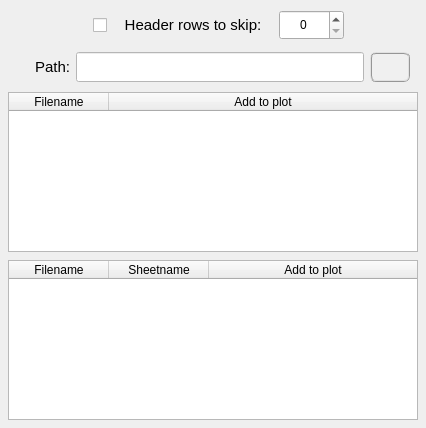
        <widget class="QWidget" name="tab_import">
         <attribute name="title">
          <string>Import data</string>
         </attribute>
         <layout class="QGridLayout" name="gridLayout_10">
          <property name="leftMargin">
           <number>8</number>
          </property>
          <property name="topMargin">
           <number>8</number>
          </property>
          <property name="rightMargin">
           <number>8</number>
          </property>
          <property name="bottomMargin">
           <number>8</number>
          </property>
          <property name="verticalSpacing">
           <number>8</number>
          </property>
          <item row="0" column="0">
           <widget class="QFrame" name="frame_8">
            <property name="maximumSize">
             <size>
              <width>16777215</width>
              <height>40</height>
             </size>
            </property>
            <property name="frameShape">
             <enum>QFrame::NoFrame</enum>
            </property>
            <property name="frameShadow">
             <enum>QFrame::Raised</enum>
            </property>
            <layout class="QGridLayout" name="gridLayout_7">
             <property name="leftMargin">
              <number>2</number>
             </property>
             <property name="topMargin">
              <number>2</number>
             </property>
             <property name="rightMargin">
              <number>2</number>
             </property>
             <property name="bottomMargin">
              <number>2</number>
             </property>
             <property name="horizontalSpacing">
              <number>6</number>
             </property>
             <property name="verticalSpacing">
              <number>2</number>
             </property>
             <item row="0" column="4">
              <widget class="QFrame" name="frame_9">
               <property name="frameShape">
                <enum>QFrame::NoFrame</enum>
               </property>
               <property name="frameShadow">
                <enum>QFrame::Raised</enum>
               </property>
              </widget>
             </item>
             <item row="0" column="1">
              <widget class="QCheckBox" name="checkBox_skiprows">
               <property name="minimumSize">
                <size>
                 <width>25</width>
                 <height>30</height>
                </size>
               </property>
               <property name="maximumSize">
                <size>
                 <width>25</width>
                 <height>30</height>
                </size>
               </property>
               <property name="layoutDirection">
                <enum>Qt::RightToLeft</enum>
               </property>
               <property name="text">
                <string/>
               </property>
              </widget>
             </item>
             <item row="0" column="2">
              <widget class="QLabel" name="label_12">
               <property name="minimumSize">
                <size>
                 <width>160</width>
                 <height>30</height>
                </size>
               </property>
               <property name="maximumSize">
                <size>
                 <width>180</width>
                 <height>30</height>
                </size>
               </property>
               <property name="font">
                <font>
                 <family>MS Shell Dlg 2</family>
                 <pointsize>11</pointsize>
                 <weight>50</weight>
                 <italic>false</italic>
                 <bold>false</bold>
                </font>
               </property>
               <property name="text">
                <string>Header rows to skip:</string>
               </property>
               <property name="alignment">
                <set>Qt::AlignCenter</set>
               </property>
              </widget>
             </item>
             <item row="0" column="3">
              <widget class="QSpinBox" name="spinBox_skiprows">
               <property name="minimumSize">
                <size>
                 <width>0</width>
                 <height>30</height>
                </size>
               </property>
               <property name="maximumSize">
                <size>
                 <width>16777215</width>
                 <height>30</height>
                </size>
               </property>
               <property name="alignment">
                <set>Qt::AlignCenter</set>
               </property>
               <property name="maximum">
                <number>10</number>
               </property>
              </widget>
             </item>
             <item row="0" column="0">
              <widget class="QFrame" name="frame_10">
               <property name="frameShape">
                <enum>QFrame::NoFrame</enum>
               </property>
               <property name="frameShadow">
                <enum>QFrame::Raised</enum>
               </property>
              </widget>
             </item>
            </layout>
           </widget>
          </item>
          <item row="1" column="0">
           <widget class="QFrame" name="frame_7">
            <property name="maximumSize">
             <size>
              <width>16777215</width>
              <height>48</height>
             </size>
            </property>
            <property name="frameShape">
             <enum>QFrame::NoFrame</enum>
            </property>
            <property name="frameShadow">
             <enum>QFrame::Raised</enum>
            </property>
            <layout class="QGridLayout" name="gridLayout_6">
             <property name="leftMargin">
              <number>2</number>
             </property>
             <property name="topMargin">
              <number>2</number>
             </property>
             <property name="rightMargin">
              <number>2</number>
             </property>
             <property name="bottomMargin">
              <number>2</number>
             </property>
             <property name="horizontalSpacing">
              <number>6</number>
             </property>
             <property name="verticalSpacing">
              <number>2</number>
             </property>
             <item row="0" column="0">
              <widget class="QLabel" name="label_9">
               <property name="minimumSize">
                <size>
                 <width>60</width>
                 <height>30</height>
                </size>
               </property>
               <property name="maximumSize">
                <size>
                 <width>60</width>
                 <height>30</height>
                </size>
               </property>
               <property name="font">
                <font>
                 <family>MS Shell Dlg 2</family>
                 <pointsize>11</pointsize>
                 <weight>50</weight>
                 <italic>false</italic>
                 <bold>false</bold>
                </font>
               </property>
               <property name="text">
                <string>Path:</string>
               </property>
               <property name="alignment">
                <set>Qt::AlignRight|Qt::AlignTrailing|Qt::AlignVCenter</set>
               </property>
              </widget>
             </item>
             <item row="0" column="1">
              <widget class="QLineEdit" name="lineEdit_import_results_path">
               <property name="enabled">
                <bool>false</bool>
               </property>
               <property name="minimumSize">
                <size>
                 <width>240</width>
                 <height>30</height>
                </size>
               </property>
               <property name="maximumSize">
                <size>
                 <width>320</width>
                 <height>30</height>
                </size>
               </property>
               <property name="font">
                <font>
                 <pointsize>8</pointsize>
                 <weight>50</weight>
                 <italic>false</italic>
                 <bold>false</bold>
                </font>
               </property>
               <property name="layoutDirection">
                <enum>Qt::LeftToRight</enum>
               </property>
               <property name="styleSheet">
                <string notr="true">background-color: rgb(255, 255, 255);
color: rgb(0, 0, 255);</string>
               </property>
               <property name="alignment">
                <set>Qt::AlignCenter</set>
               </property>
              </widget>
             </item>
             <item row="0" column="2">
              <widget class="QPushButton" name="pushButton_search_file_to_import">
               <property name="minimumSize">
                <size>
                 <width>40</width>
                 <height>30</height>
                </size>
               </property>
               <property name="maximumSize">
                <size>
                 <width>40</width>
                 <height>30</height>
                </size>
               </property>
               <property name="sizeIncrement">
                <size>
                 <width>0</width>
                 <height>0</height>
                </size>
               </property>
               <property name="font">
                <font>
                 <family>MS Shell Dlg 2</family>
                 <pointsize>11</pointsize>
                 <weight>75</weight>
                 <italic>false</italic>
                 <bold>true</bold>
                </font>
               </property>
               <property name="styleSheet">
                <string notr="true">QPushButton{border-radius: 6px; border-color: rgb(150, 150, 150); border-style: ridge; border-width: 2px; color: rgb(0, 0, 0); background-color: rgb(240, 240, 240); font: 75 bold 11pt &quot;MS Shell Dlg 2&quot;}
QPushButton:hover{border-radius: 6px; border-color: rgb(0, 170, 255); border-style: ridge; border-width: 2px; color: rgb(0, 0, 0); background-color: rgba(174, 213, 255, 100); font: 75 bold 11pt &quot;MS Shell Dlg 2&quot;}
QPushButton:pressed{border-radius: 6px; border-color: rgb(0, 170, 255); border-style: ridge; border-width: 3px; color: rgb(0, 0, 0); background-color: rgb(174, 213, 255); font: 75 bold 11pt &quot;MS Shell Dlg 2&quot;}</string>
               </property>
               <property name="text">
                <string/>
               </property>
               <property name="iconSize">
                <size>
                 <width>20</width>
                 <height>20</height>
                </size>
               </property>
              </widget>
             </item>
             <item row="0" column="3">
              <widget class="QFrame" name="frame_30">
               <property name="frameShape">
                <enum>QFrame::NoFrame</enum>
               </property>
               <property name="frameShadow">
                <enum>QFrame::Raised</enum>
               </property>
              </widget>
             </item>
            </layout>
           </widget>
          </item>
          <item row="2" column="0">
           <widget class="QTreeWidget" name="treeWidget_import_text_files">
            <property name="minimumSize">
             <size>
              <width>410</width>
              <height>120</height>
             </size>
            </property>
            <property name="maximumSize">
             <size>
              <width>500</width>
              <height>160</height>
             </size>
            </property>
            <property name="font">
             <font>
              <family>MS Shell Dlg 2</family>
              <pointsize>8</pointsize>
              <italic>false</italic>
             </font>
            </property>
            <property name="alternatingRowColors">
             <bool>true</bool>
            </property>
            <property name="indentation">
             <number>0</number>
            </property>
            <column>
             <property name="text">
              <string>Filename</string>
             </property>
             <property name="font">
              <font>
               <family>MS Shell Dlg 2</family>
               <pointsize>9</pointsize>
               <weight>50</weight>
               <italic>false</italic>
               <bold>false</bold>
              </font>
             </property>
             <property name="textAlignment">
              <set>AlignCenter</set>
             </property>
            </column>
            <column>
             <property name="text">
              <string>Add to plot</string>
             </property>
             <property name="font">
              <font>
               <family>MS Shell Dlg 2</family>
               <pointsize>9</pointsize>
               <weight>50</weight>
               <italic>false</italic>
               <bold>false</bold>
              </font>
             </property>
             <property name="textAlignment">
              <set>AlignCenter</set>
             </property>
            </column>
           </widget>
          </item>
          <item row="3" column="0">
           <widget class="QTreeWidget" name="treeWidget_import_sheet_files">
            <property name="minimumSize">
             <size>
              <width>410</width>
              <height>120</height>
             </size>
            </property>
            <property name="maximumSize">
             <size>
              <width>500</width>
              <height>160</height>
             </size>
            </property>
            <property name="font">
             <font>
              <family>MS Shell Dlg 2</family>
              <pointsize>8</pointsize>
              <italic>false</italic>
             </font>
            </property>
            <property name="alternatingRowColors">
             <bool>true</bool>
            </property>
            <property name="indentation">
             <number>0</number>
            </property>
            <column>
             <property name="text">
              <string>Filename</string>
             </property>
             <property name="font">
              <font>
               <family>MS Shell Dlg 2</family>
               <pointsize>9</pointsize>
               <weight>50</weight>
               <italic>false</italic>
               <bold>false</bold>
              </font>
             </property>
             <property name="textAlignment">
              <set>AlignCenter</set>
             </property>
            </column>
            <column>
             <property name="text">
              <string>Sheetname</string>
             </property>
             <property name="font">
              <font>
               <family>MS Shell Dlg 2</family>
               <pointsize>9</pointsize>
               <weight>50</weight>
               <italic>false</italic>
               <bold>false</bold>
              </font>
             </property>
             <property name="textAlignment">
              <set>AlignCenter</set>
             </property>
            </column>
            <column>
             <property name="text">
              <string>Add to plot</string>
             </property>
             <property name="font">
              <font>
               <family>MS Shell Dlg 2</family>
               <pointsize>9</pointsize>
               <weight>50</weight>
               <italic>false</italic>
               <bold>false</bold>
              </font>
             </property>
             <property name="textAlignment">
              <set>AlignCenter</set>
             </property>
            </column>
           </widget>
          </item>
         </layout>
        </widget>
